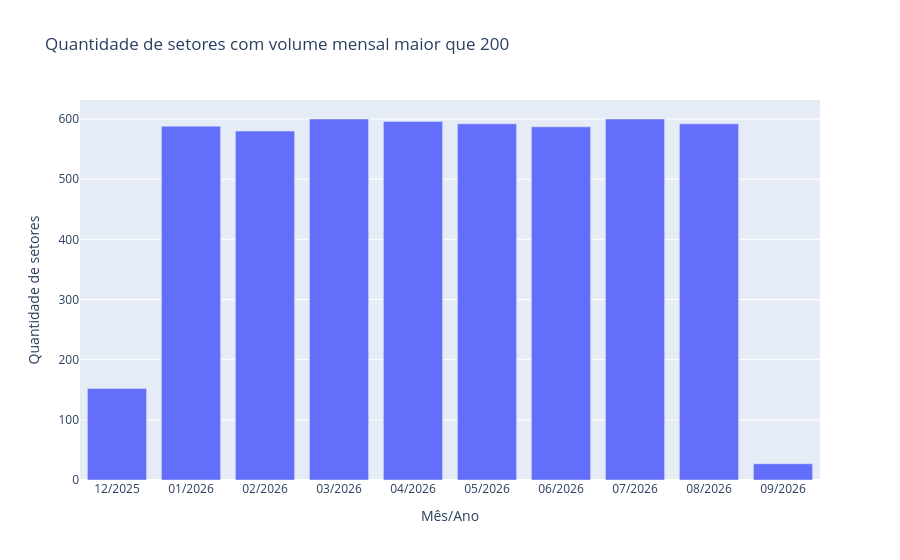

Write notebook code for a chart like this one.
### Markdown cell above
## Avaliando se houve grande variação de setores ativos ao longo do período

### Code cell
x = 200

setor_mes = (
    base
    .groupby(["ano", "mes", "cd_setor"], as_index=False)
    .agg(
        total_volumes=("total_volumes_mascarado", "sum")
    )
)

setor_mes_filtrado = setor_mes[
    setor_mes["total_volumes"] > x
]

base_setores_mes = (
    setor_mes_filtrado
    .groupby(["ano", "mes"])
    .agg(
        qtd_setores=("cd_setor", "nunique")
    )
    .reset_index()
)

base_setores_mes = base_setores_mes.sort_values(["ano", "mes"])

base_setores_mes["mes_ano"] = (
    base_setores_mes["mes"].astype(str).str.zfill(2)
    + "/"
    + base_setores_mes["ano"].astype(str)
)

fig = px.bar(
    base_setores_mes,
    x="mes_ano",
    y="qtd_setores",
    title=f"Quantidade de setores com volume mensal maior que {x}",
    labels={
        "mes_ano": "Mês/Ano",
        "qtd_setores": "Quantidade de setores"
    }
)

fig.show()

### Figure 1 — Plotly figure (JSON) as saved in the notebook; plotly's stock layout.template omitted (floating-point values rounded to 4 significant figures)
{"data": [{"hovertemplate": "Mês/Ano=%{x}<br>Quantidade de setores=%{y}<extra></extra>", "legendgroup": "", "marker": {"color": "#636efa", "pattern": {"shape": ""}}, "name": "", "orientation": "v", "showlegend": false, "textposition": "auto", "type": "bar", "x": ["12/2025", "01/2026", "02/2026", "03/2026", "04/2026", "05/2026", "06/2026", "07/2026", "08/2026", "09/2026"], "xaxis": "x", "y": [152, 588, 580, 600, 596, 592, 587, 600, 592, 27], "yaxis": "y"}], "layout": {"barmode": "relative", "legend": {"tracegroupgap": 0}, "title": {"text": "Quantidade de setores com volume mensal maior que 200"}, "xaxis": {"anchor": "y", "domain": [0, 1], "title": {"text": "Mês/Ano"}}, "yaxis": {"anchor": "x", "domain": [0, 1], "title": {"text": "Quantidade de setores"}}}}
